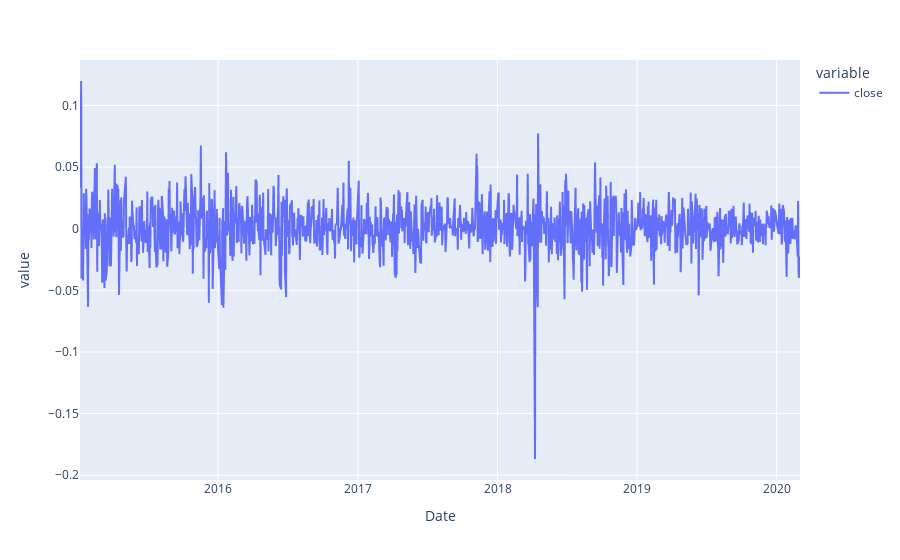

Source (notebook cell):
### Code cell
np.log(df.loc['SBER', 'close'] / df.loc['SBER', 'close'].shift(1)).plot()

### Figure 1 — Plotly figure (JSON) as saved in the notebook; plotly's stock layout.template omitted (floating-point values rounded to 4 significant figures; data arrays with more than 128 entries replaced by an {"elided": "..."} marker saying what was removed)
{"data": [{"hovertemplate": "variable=close<br>Date=%{x}<br>value=%{y}<extra></extra>", "legendgroup": "close", "line": {"color": "#636efa", "dash": "solid"}, "mode": "lines", "name": "close", "showlegend": true, "type": "scattergl", "x": {"elided": "1300 str values"}, "xaxis": "x", "y": {"elided": "1300 float values"}, "yaxis": "y"}], "layout": {"autosize": true, "legend": {"title": {"text": "variable"}, "tracegroupgap": 0}, "margin": {"t": 60}, "xaxis": {"anchor": "y", "autorange": true, "domain": [0, 1], "range": ["2015-01-05", "2020-03-02"], "title": {"text": "Date"}, "type": "date"}, "yaxis": {"anchor": "x", "autorange": true, "domain": [0, 1], "range": [-0.2039, 0.1369], "title": {"text": "value"}, "type": "linear"}}}
